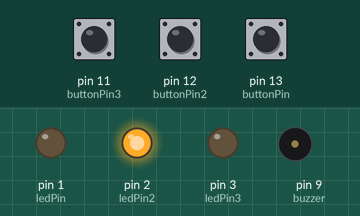
The sketch below on a simulated Arduino Uno, built with avr-gcc and run on an emulated ATmega328P. Shown: output pins drawn as LEDs (lit = HIGH), buzzer (waves = sounding). Inputs (shaded band) come from the test bench; at power-on: pin 11 (buttonPin3) LOW, pin 12 (buttonPin2) HIGH, pin 13 (buttonPin) HIGH. Random numbers use the default seed unless the sketch sets one.

Above: at 0.1 s.
At 7.5 s:
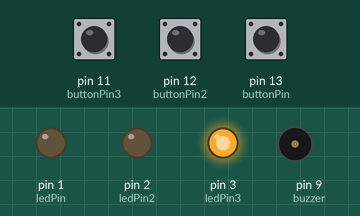
At 14.9 s:
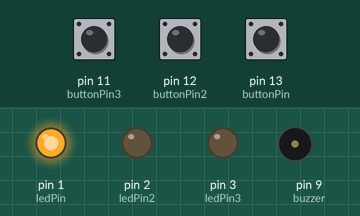
At 16.5 s:
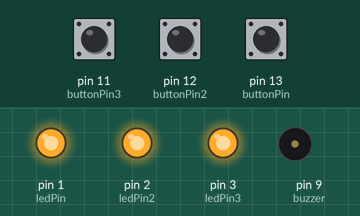
At 27.2 s:
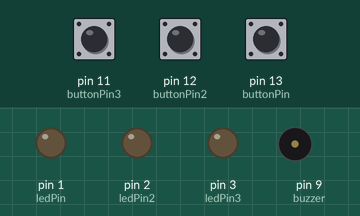
At 35.0 s:
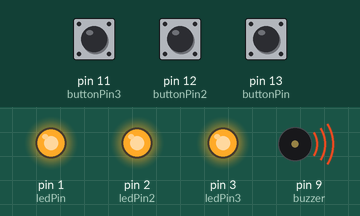
Timing chart, 0 to 40.0 s (numbered marks = the images above):
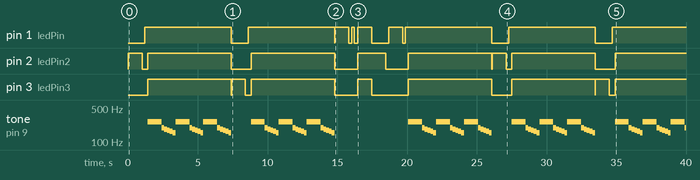

The sketch:

SimonSaysGameCode.ino
```cpp
const int Last = 100;// sets a limit

const int buttonPin= 13;  // the number of the pushbutton pin 13
const int buttonPin2 = 12; // the number of the pushbutton pin 12
const int buttonPin3 = 11;  // the number of the pushbutton pin 11

const int ledPin =  1;// first LED connected to digital pin 1
const int ledPin2 =  2; // second LED connected to digital pin 2
const int ledPin3 =  3;// third LED connected to digital pin 3

const int buzzer = 9; //the number of the buzzer pin 9
const int last = 4;
int buttonState = 0; // variable for reading the pushbutton status
int level = 1; // the game level
int speedd = 1000; // the game velocity
int sequence[Last];//generated array by computer
int input[Last];//user entry array


void setup(){
  // initializing the three LEDs and the buzzer pins as outputs:
  // initializing the three pushbutton pins as inputs:
  pinMode(ledPin3, OUTPUT);  // sets the digital pin 3 as output
  pinMode(ledPin2, OUTPUT);  // sets the digital pin 2 as output
  pinMode(ledPin, OUTPUT);  // sets the digital pin 1 as output

  pinMode(buttonPin, INPUT); // sets the digital pin 13 as an input
  pinMode(buttonPin2, INPUT); // sets the digital pin 12 as an input
  pinMode(buttonPin3, INPUT); // sets the digital pin 11 as an input

  pinMode(buzzer, OUTPUT); // Set buzzer pin 9 as an output
}

void loop(){ // a function to keep the game going by caliing all the function togather
  pattern(); // calling the patteern function
     display(); // calling the diplay function
  GetInput();  // calling the obtaininput function
}

void pattern(){ // a function to randomize the pattern
randomSeed(millis()); // using random funnction to randomize the pattern
for(int i = 0; i < Last; i++){
   sequence[i] = random(1,4);
}
}

void display(){
  digitalWrite(ledPin, LOW); // sets the LED on digital pin 1 off
   digitalWrite(ledPin2, LOW); // sets the LED on digital pin 2 off
    digitalWrite(ledPin3, LOW); // sets the LED on digital pin 3 off
for (int i = 0; i < level; i++){ // a loop to randomly turn on one of the LEDs
digitalWrite(sequence[i], HIGH); // sets the random digital pin on
   delay(speedd);
digitalWrite(sequence[i], LOW); // // sets the random digital pin off
   delay(200); // waits for a 0.2 second
}
}

void GetInput(){ // a function to check the user's input sequence

int flag = 0; //this flag indicates if the sequence is correct
for (int i = 0; i < level; i++){
flag = 0;
while(flag == 0){
if (digitalRead(buttonPin) == LOW){ // if the button is being pressed
      digitalWrite(ledPin2, HIGH); // sets the LED on digital pin 2 on
input[i] = 2;
flag = 1;
delay(200);
if (input[i] != sequence[i]){ // if the user press the wrong button
wrong(); // it will return to the incorrect function
return;
}
digitalWrite(ledPin2, LOW); // sets the LED on digital pin 2 off
}
  if (digitalRead(buttonPin2) == LOW){ // if the button is being pressed
        digitalWrite(ledPin3, HIGH); // sets the LED on digital pin 3 on
input[i] = 3;
flag = 1;
delay(200);
if (input[i] != sequence[i]){ // if the user press the wrong button
wrong(); // it will return to the incorrect function
return;
}
digitalWrite(ledPin3, LOW); // sets the LED on digital pin 3 off
}
if (digitalRead(buttonPin3) == LOW){ // if the button is being pressed
digitalWrite(ledPin, HIGH); // sets the LED on digital pin 1 on
input[i] = 1;
flag = 1;
delay(200);
if (input[i] != sequence[i]){ // if the user press the wrong button
wrong();// it will return to the incorrect function
return;
}
digitalWrite(ledPin, LOW); // sets the LED on digital pin 1 off
}
}
}
right(); // otherwise it will return to the correct function
}


void wrong(){ // when the user inputs an incorrect sequence
  for (int i = 0; i < 3; i++){
  digitalWrite(ledPin, HIGH); // sets the LED on digital pin 1 on
    digitalWrite(ledPin2, HIGH); // sets the LED on digital pin 2 on
      digitalWrite(ledPin3, HIGH); // sets the LED on digital pin 2 on
  tone(buzzer, 261, 1000);
 delay(1000); // waits for a second
  tone(buzzer, 196, 200);
 delay(200); // waits for 0.2 second
  tone(buzzer, 185, 200);
 delay(200); // waits for 0.2 second
  tone(buzzer, 175, 200);
 delay(200); // waits for 0.2 second
  tone(buzzer, 165, 200);
 delay(200); // waits for 0.2 second
  tone(buzzer, 155, 200);
 delay(200); // waits for 0.2 second
  digitalWrite(ledPin, LOW); /// sets the LED on digital pin 1 off
   digitalWrite(ledPin2, LOW); // sets the LED on digital pin 2 off
    digitalWrite(ledPin3, LOW); // sets the LED on digital pin 3 off
} //all the LEDs turn on making a special sound
level = 1; // the game starts all over again from level one
speedd = 1000;
}
void right(){ //when the user inputs a correct sequence, all the LEDs turn On indicating that the sequence is correct

digitalWrite(ledPin, LOW); /// sets the LED on digital pin 1 off
   digitalWrite(ledPin2, LOW); // sets the LED on digital pin 2 off
      digitalWrite(ledPin3, LOW); // sets the LED on digital pin 3 off
delay(250); // waits for 0.25 second
digitalWrite(ledPin, HIGH); // sets the LED on digital pin 1 on
  digitalWrite(ledPin2, HIGH); // sets the LED on digital pin 2 on
    digitalWrite(ledPin3, HIGH); // sets the LED on digital pin 3 on
delay(1000);  // waits for a second
if (level < last){ // the game starts again and it increases the level
level++;
}
}
```

Measured:
- by itself, pin 2 (ledPin2): LOW → HIGH at 0.01 s, → LOW 1.0 s later, → HIGH 0.40 s later, → LOW 6.0 s later, … (15 changes in this stretch)
- by itself, tone on pin 9 (buzzer): plays 261 Hz for 1.0 s, 196 Hz for 0.20 s, 185 Hz for 0.20 s, 175 Hz for 0.20 s, 165 Hz for 0.20 s, 155 Hz for 0.20 s … (86 notes in this stretch)
